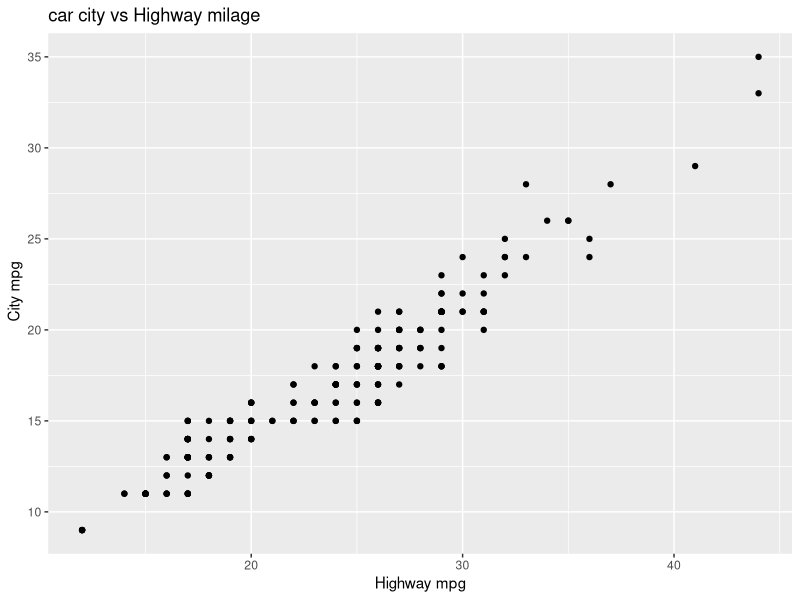
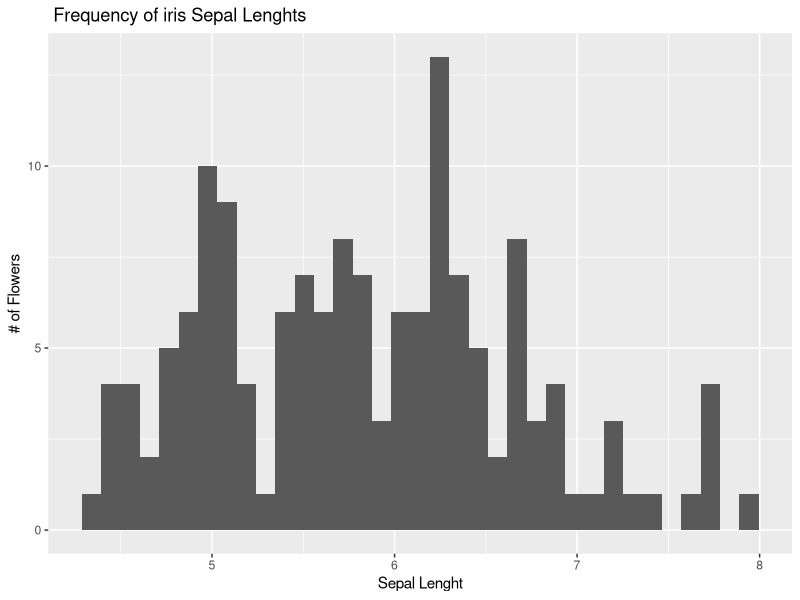
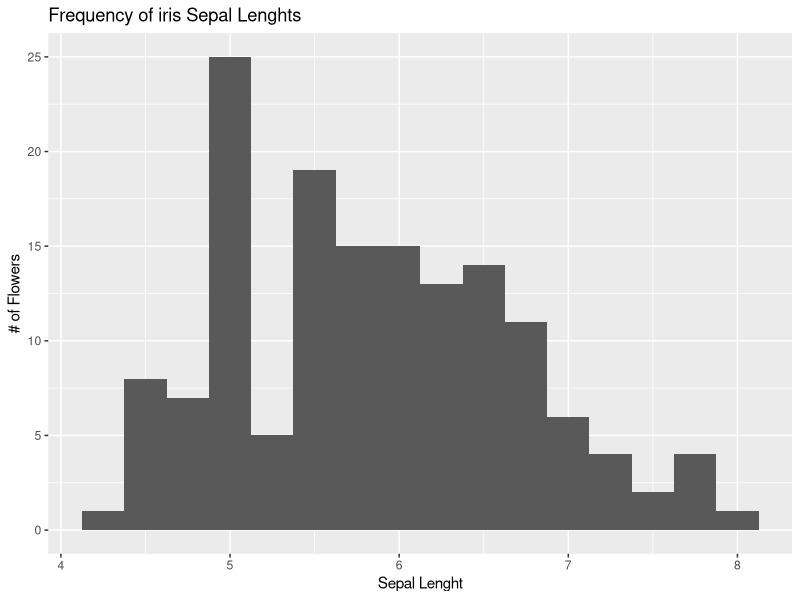
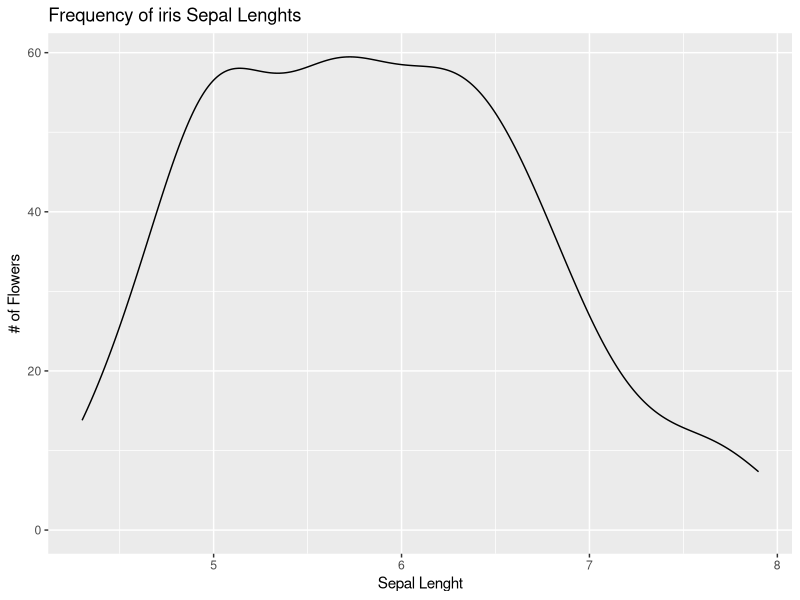
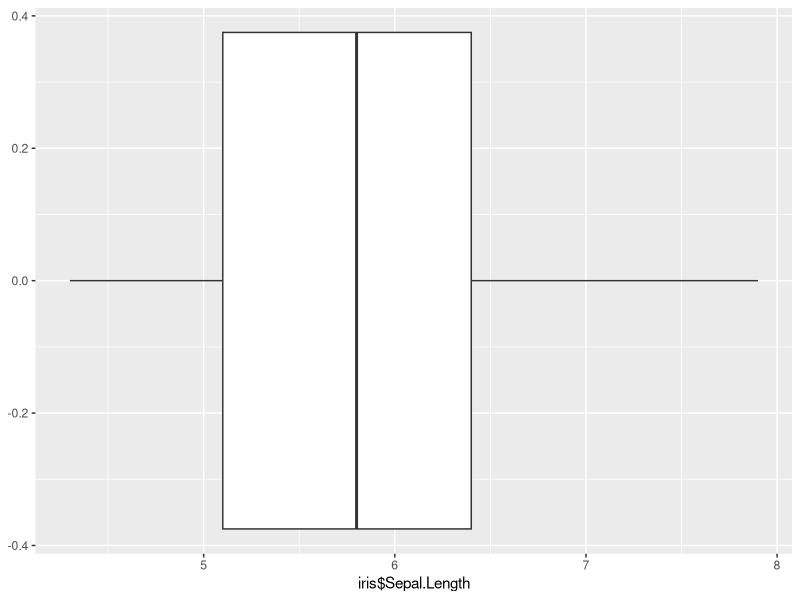
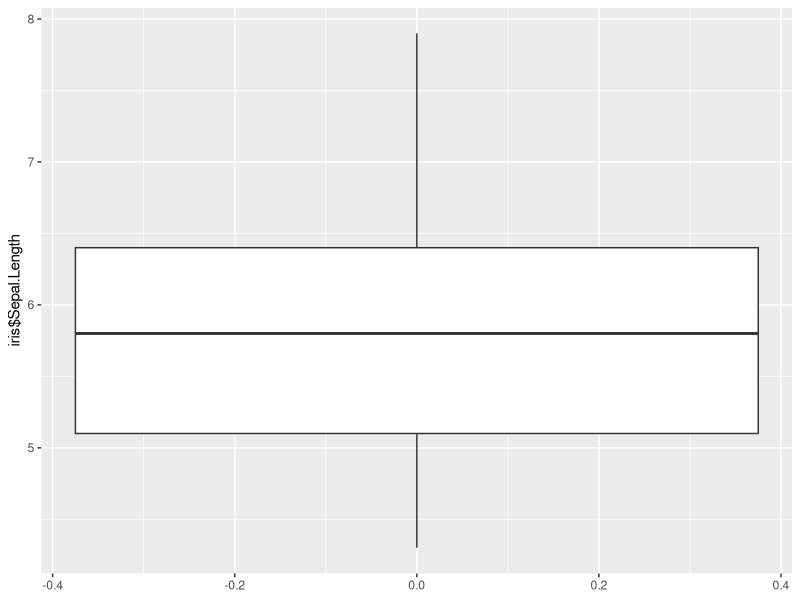
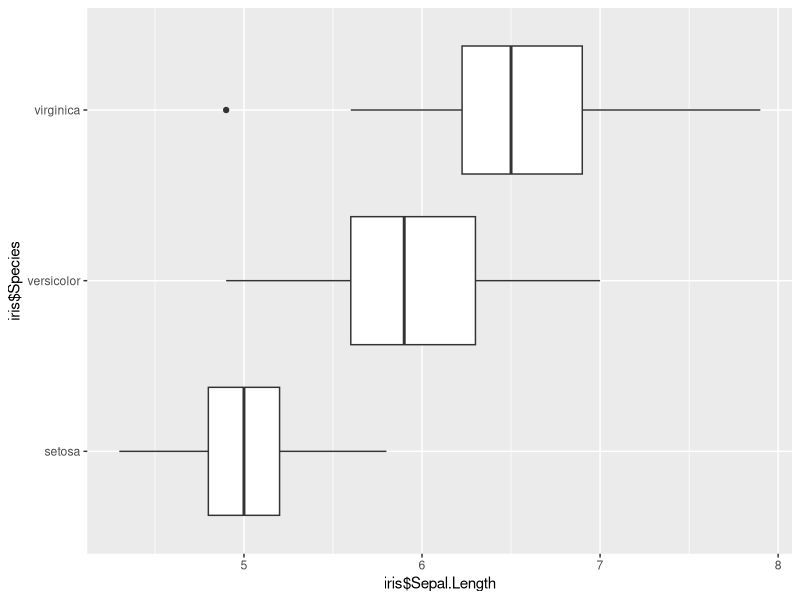
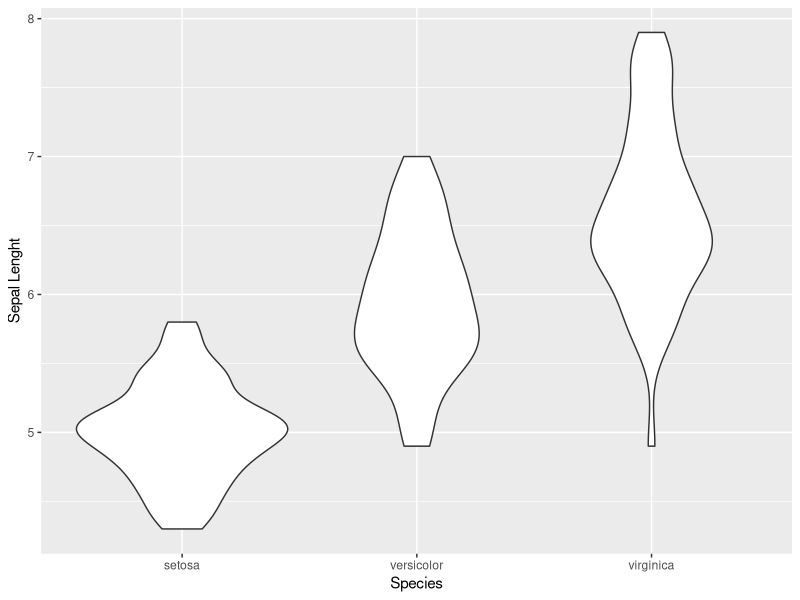

Source code (R) for these figures, in order:
# install required packages 
#install.packages("ggplot2")
install.packages(c("usethis", "credentials"))

# load in required plots 
library(ggplot2)

# mpg data set 
str(mpg)

# Plot ####
ggplot(data = mpg, aes(x = hwy, y = cty)) +
  geom_point() + 
  labs( x = "Highway mpg", y = " City mpg", title = "car city vs Highway milage")

#Histograms #### 
# we can set the number of bars with `bins`
ggplot(data = iris, aes(x = iris$Sepal.Length)) + 
  geom_histogram(bins = 35) +
  labs(
    x = "Sepal Lenght", 
    y = "# of Flowers",
    title = " Frequency of iris Sepal Lenghts"
  )

# we can set the number of bars with `binswidth`
ggplot(data = iris, aes(x = iris$Sepal.Length)) +  
  geom_histogram(binwidth = .25) +
  labs(
    x = "Sepal Lenght", 
    y = "# of Flowers",
    title = "Frequency of iris Sepal Lenghts"
  )

head(iris)
# Bin is holding a data that it between it's borders 
# aka a count of how many is between a set count 

# Density Plots ####
# Gives an idea of the spread of the data 

#`after_stat` makes the y coloumn a count rather than precentage 
ggplot(data = iris, aes(x = iris$Sepal.Length, 
                        y= after_stat(count))) +
  geom_density() + 
  labs(
    x = "Sepal Lenght", 
    y = "# of Flowers",
    title = "Frequency of iris Sepal Lenghts"
    
  )


# Box plots #### 
# Provides infromation about the middle most data
ggplot(data = iris, aes(x= iris$Sepal.Length)) + 
  geom_boxplot()

# change axis of the data 
ggplot(data = iris, aes(y= iris$Sepal.Length)) + 
  geom_boxplot()

# plotting agianst other variables 
ggplot(data = iris, aes(x= iris$Sepal.Length, y= iris$Species)) + 
  geom_boxplot()


# Violin Plot ####
# Tells us about the distribtuion of the data 

ggplot(data = iris, aes(x= iris$Species, y=iris$Sepal.Length))+
  geom_violin() +
  labs(
    titile = "Distribution of Iris Sepal lenghts",
    x = "Species",
    y = "Sepal Lenght"
  )


# we can layer a box plot over it 
ggplot(data = iris, aes(x= iris$Species, y=iris$Sepal.Length))+
  geom_violin(color = "white", fill = "pink") + geom_boxplot(width = .2, fill = "lightyellow") +
  labs(
     titile = "Distribution of Iris Sepal lenghts",
     x = "Species",
     y = "Sepal Lenght"
  )


# Bar Plots  
ggplot(data = iris, aes(x = iris$Species, y= iris$Sepal.Length, fill = iris$Species))+
  geom_bar(stat = "summary", fun = "mean", color = "black") +
  labs(
    titile = "Distribution of Iris Sepal lenghts",
    x = "Species",
    y = "Sepal Lenght"
  )

# Scatter Plots ####
# best to compare 2 different numeric vairables against eachother
ggplot(data =  iris, aes(x=iris$Sepal.Length, y = iris$Sepal.Width)) +
  geom_point(color = "pink")

# Numeric v Catorgical 
ggplot(data =  iris, aes(x=iris$Species, y = iris$Sepal.Width)) +
  geom_point(color = "pink")

# Jitter spread out along the x-axis 
ggplot(data =  iris, aes(x=iris$Species, y = iris$Sepal.Width, color = iris$Species)) +
  geom_jitter() + 
  labs (
    titile = "Distribution of Iris Sepal lenghts",
    x = "Species",
    y = "Sepal Lenght",
  )

# Line Plot ####
# 2 Numeric variables against eachother 
#messy data 
ggplot( data = iris, aes(x=iris$Sepal.Length, y = iris$Sepal.Width))+
  geom_line(color = "lightblue") + geom_point()

# clean data 
ggplot( data = iris, aes(x=iris$Sepal.Length, y = iris$Sepal.Width))+
  geom_line(color = "lightblue", stat = "summary", fun = "mean")

#line of best fit 
ggplot( data = iris, aes(x=iris$Sepal.Length, y = iris$Sepal.Width))+
  geom_smooth(color = "lightblue", fill = "pink") + geom_point() +
  theme_classic()

# misc ####
# color values
ggplot(data =  iris, aes(x=iris$Sepal.Length, y = iris$Sepal.Width)) +
  geom_point(aes(color = iris$Species)) +
  scale_color_manual(values = c("pink", "lightblue", "yellow")) +
  theme_minimal()

##factors!!
mpg$year <- as.factor(mpg$year)

# how to reorder catogorical data! 
iris$Species <- factor(iris$Species, level = c("virginica", "setosa", "versicolor"))


